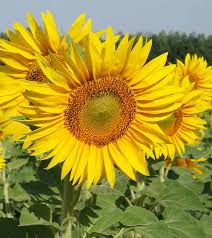
#> input picture 24-7-2020_IP_Task-1_Rohit_Singh/img/flower.jpg, 212 x 238 px
$ python task.py
#> lines starting #> are read from the running program, lines starting #| are printed output that depends on the picture; after the words box and inside, x2 and y2 are one past the last pixel; in counts of white or black regions, pixels touching at a corner belong together
# Importing Libraries
import cv2
import numpy as np

# Reading the flower image
original = cv2.imread("img/flower.jpg")
#> original is the input picture: shape (238, 212, 3); mean B, G, R 49.2, 147.5, 163.4
resized = cv2.resize(original, (400, 267))
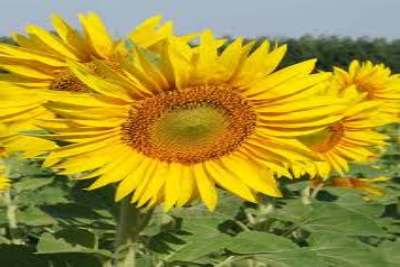
#> resized: shape (267, 400, 3); mean B, G, R 49.1, 147.4, 163.3
cv2.imwrite('output/resized.jpg', resized)

# Setting upper and lower bounds for masking the image
bgrl = np.array([0, 0, 178], np.uint8)
bgrh = np.array([255, 255, 255], np.uint8)

# Masking Image
masked = cv2.inRange(resized, bgrl, bgrh)
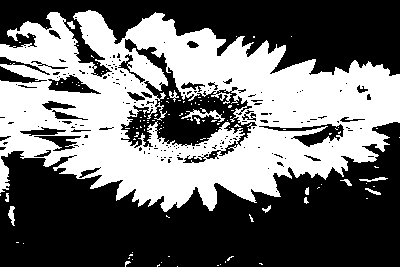
#> masked: shape (267, 400); 42.7% white; 119 white regions (106 under 20 px), largest, box (x1, y1, x2, y2) and area: (0, 10, 400, 212) 44681, (181, 108, 225, 122) 197, (8, 206, 15, 226) 81

# Initializing Kernel
kernel = np.array(([3, 2, 6], [5, 7, 8], [2, 4, 8]), np.uint8)

# Applying Blurring Techniques on mask image
blurred = cv2.filter2D(resized, -1, kernel)
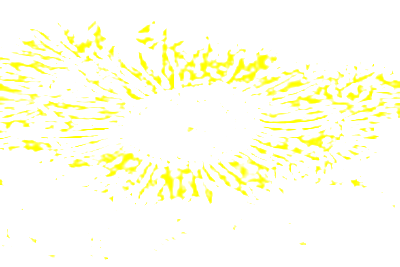
#> blurred: shape (267, 400, 3); mean B, G, R 235.4, 255, 255
avg = cv2.blur(resized, (5, 5))
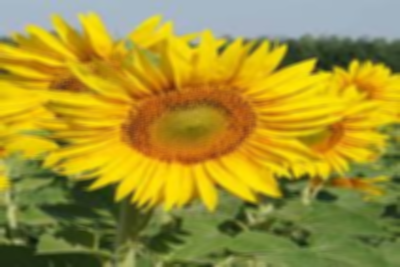
#> avg: shape (267, 400, 3); mean B, G, R 49.1, 147.4, 163.3
gaus_blur = cv2.GaussianBlur(resized, (5, 5), 0)
median = cv2.medianBlur(resized, 7)
bilateral = cv2.bilateralFilter(resized, 5, 111, 111)


cv2.imshow("Original", original)
cv2.imshow("Resized", resized)

# Drawing Ellipse
cv2.ellipse(resized, (180, 125), (160, 110), 0, 0, 360, (0, 0, 255), 2)

# Adding Text
cv2.putText(resized, 'Yellow Flower', (100, 260), cv2.FONT_HERSHEY_SIMPLEX, 1, (0, 0, 255), 2,
            cv2.LINE_AA)
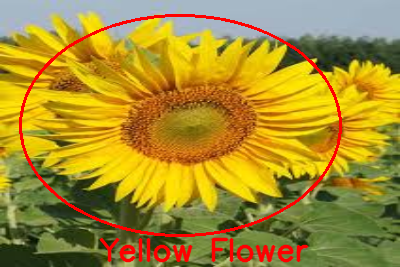
#> resized: shape (267, 400, 3); mean B, G, R 46.7, 142, 167.9

# Displaying all Images
cv2.imshow("Masked", masked)
cv2.imshow("Blurred", blurred)
cv2.imshow("Averaging", avg)
cv2.imshow("Gausian Blur", gaus_blur)
cv2.imshow("Median Blur", median)
cv2.imshow("Bilateral", bilateral)
cv2.imshow("Last Image", resized)

# Saving Images
cv2.imwrite('output/masked.jpg', masked)
cv2.imwrite('output/blurred.jpg', blurred)
cv2.imwrite('output/average.jpg', avg)
cv2.imwrite('output/gaussian.jpg', gaus_blur)
cv2.imwrite('output/median.jpg', median)
cv2.imwrite('output/bilateral.jpg', bilateral)
cv2.imwrite('output/last.jpg', resized)

# Initializing Wait Key
cv2.waitKey(0)
cv2.destroyAllWindows()
